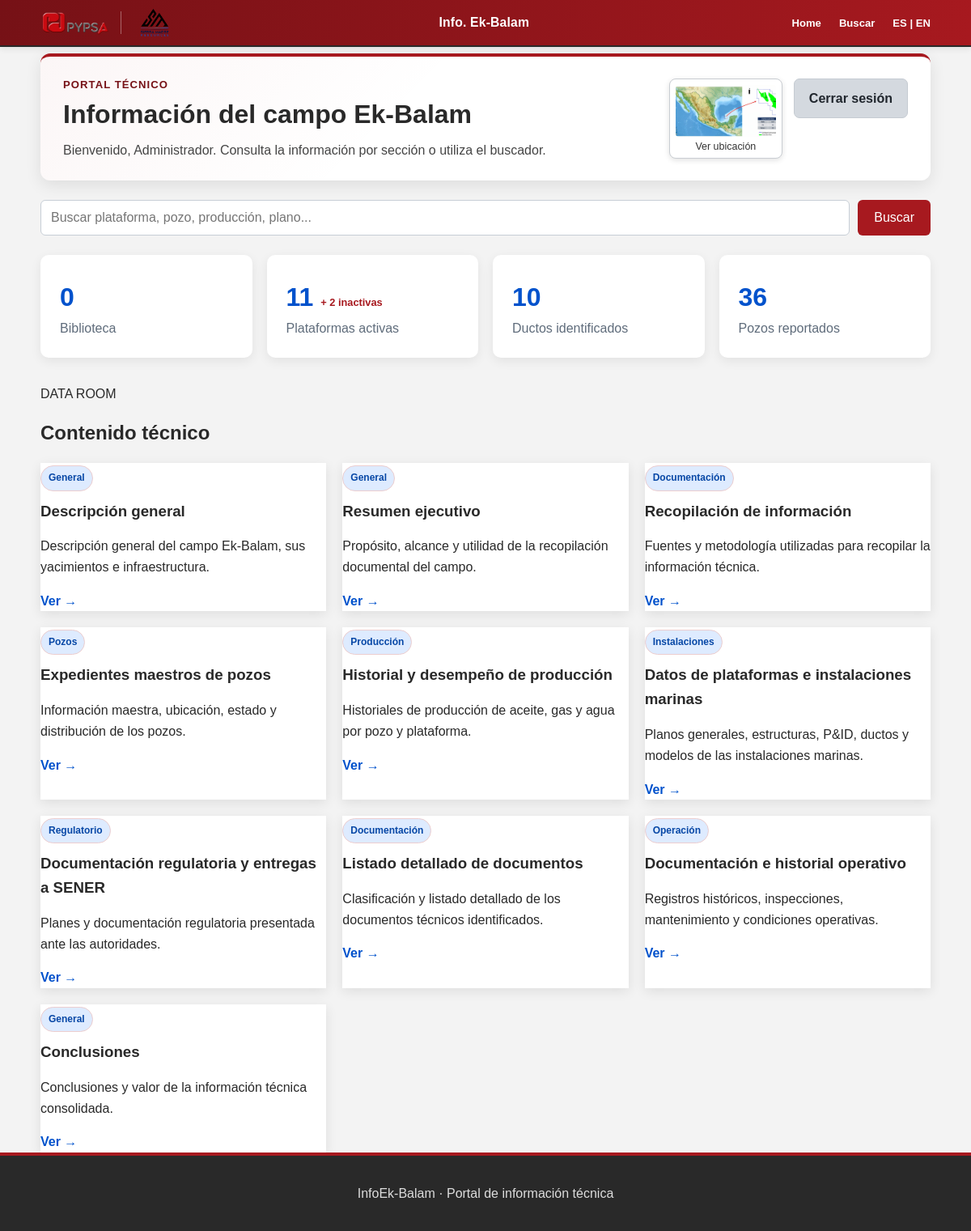
Screenshot of /portal (signed in) with the database file from the repository.
### models.py (models this page shows)
class Usuario(UserMixin, db.Model):
    __tablename__ = "usuarios"
    id = db.Column(
        db.Integer,
        primary_key=True
    )
    username = db.Column(
        db.String(50),
        unique=True,
        nullable=False
    )
    nombre = db.Column(
        db.String(100),
        nullable=False
    )
    password_hash = db.Column(
        db.String(255),
        nullable=False
    )
    activo = db.Column(
        db.Boolean,
        default=True,
        nullable=False
    )

class Contenido(db.Model):
    __tablename__ = "contenidos"
    id = db.Column(
        db.Integer,
        primary_key=True
    )
    slug = db.Column(
        db.String(120),
        unique=True,
        nullable=False
    )
    titulo = db.Column(
        db.String(200),
        nullable=False
    )
    categoria = db.Column(
        db.String(100),
        nullable=False
    )
    resumen = db.Column(
        db.Text,
        nullable=True
    )
    contenido = db.Column(
        db.Text,
        nullable=False
    )
    palabras_clave = db.Column(
        db.Text,
        nullable=True
    )
    orden = db.Column(
        db.Integer,
        default=0,
        nullable=False
    )
    activo = db.Column(
        db.Boolean,
        default=True,
        nullable=False
    )

### app.py (the view, shortened to what this page needs)
@app.route("/portal")
@login_required
def portal():
    contenidos = (
        Contenido.query
        .filter_by(activo=True)
        .order_by(Contenido.orden)
        .all()
    )
    carpeta_biblioteca = os.path.join(app.root_path, "Biblioteca")
    documentos_biblioteca = []
    return render_template(
        "portal.html",
        contenidos=contenidos,
        documentos_biblioteca=documentos_biblioteca,
    )

### app.py (called while the page is built)
@login_manager.user_loader
def cargar_usuario(usuario_id):
    return db.session.get(
        Usuario,
        int(usuario_id)
    )

### templates/portal.html (shortened to what this page needs)
{% extends "base.html" %}
{% block content %}
<section class="portal-bienvenida">
    <div>
        <p class="etiqueta">PORTAL TÉCNICO</p>
        <h2>Información del campo Ek-Balam</h2>
        <p>
            Bienvenido, {{ current_user.nombre }}.
            Consulta la información por sección o utiliza
            el buscador.
        </p>
    </div>
    <div class="acciones-bienvenida">
        <button
            type="button"
            class="miniatura-ubicacion"
            aria-haspopup="dialog"
            aria-controls="modal-ubicacion"
            data-abrir-modal="modal-ubicacion"
        >
            <img
                src="{{ url_for('static', filename='img/Inicio/location.png') }}"
                alt="Ubicación del campo Ek-Balam"
            >
            <span>Ver ubicación</span>
        </button>
        <a
            class="boton-secundario"
            href="{{ url_for('logout') }}"
        >
            Cerrar sesión
        </a>
    </div>
</section>
<section class="buscador-principal">
    <form
        action="{{ url_for('buscar') }}"
        method="GET"
    >
        <input
            type="search"
            id="busqueda"
            name="q"
            placeholder="Buscar plataforma, pozo, producción, plano..."
            required
        >
        <button type="submit">
            Buscar
        </button>
    </form>
</section>
<section class="indicadores">
    <article
        class="indicador indicador-interactivo"
        role="button"
        tabindex="0"
        aria-haspopup="dialog"
        aria-controls="modal-biblioteca"
        data-abrir-modal="modal-biblioteca"
    >
        <span class="indicador-numero">
            {{ documentos_biblioteca|length }}
        </span>
        <span class="indicador-texto">
            Biblioteca
        </span>
    </article>
    <article
        class="indicador indicador-interactivo"
        role="button"
        tabindex="0"
        aria-haspopup="dialog"
        aria-controls="modal-plataformas"
        data-abrir-modal="modal-plataformas"
    >
        <span class="indicador-numero">
            11 <small>+ 2 inactivas</small>
        </span>
        <span class="indicador-texto">
            Plataformas activas
        </span>
    </article>
    <article
        class="indicador indicador-interactivo"
        role="button"
        tabindex="0"
        aria-haspopup="dialog"
        aria-controls="modal-ductos"
        data-abrir-modal="modal-ductos"
    >
        <span class="indicador-numero">
            10
        </span>
        <span class="indicador-texto">
            Ductos identificados
        </span>
    </article>
    <article
        class="indicador indicador-interactivo"
        role="button"
        tabindex="0"
        aria-haspopup="dialog"
        aria-controls="modal-pozos"
        data-abrir-modal="modal-pozos"
    >
        <span class="indicador-numero">
            36
        </span>
        <span class="indicador-texto">
            Pozos reportados
        </span>
    </article>
</section>
        {% set imagenes_pozos = [
            ('01_EK-A.png', 'Plataforma EK-A'),
            ('02_BALAM-TB.png', 'Plataforma Balam-TB'),
            ('03_BALAM-A.png', 'Plataforma Balam-A'),
            ('04_EK-A2.png', 'Plataforma EK-A2'),
            ('05_EK-TA.png', 'Plataforma EK-TA'),
            ('06_BALAM-TE.png', 'Plataforma Balam-TE'),
            ('07_BALAM-TA.png', 'Plataforma Balam-TA'),
            ('08_BALAM-TA2.png', 'Plataforma Balam-TA2'),
            ('09_EK-TB.png', 'Plataforma EK-TB'),
            ('10_BALAM-TD.png', 'Plataforma Balam-TD')
        ] %}
<section class="seccion-contenidos">
    <div class="titulo-seccion">
        <div>
            <p class="etiqueta">DATA ROOM</p>
            <h2>Contenido técnico</h2>
        </div>
    </div>
    <div class="rejilla-contenidos">
        {% for contenido in contenidos %}
            <article class="tarjeta-contenido">
                <span class="categoria">
                    {{ contenido.categoria }}
                </span>
                <h3>
                    {{ contenido.titulo }}
                </h3>
                <p>
                    {{ contenido.resumen }}
                </p>
                <a
                    href="{{ url_for(
                        'ver_contenido',
                        slug=contenido.slug
                    ) }}"
                >
                    Ver →
                </a>
            </article>
        {% endfor %}
    </div>
</section>
{% endblock %}

### templates/base.html (shortened to what this page needs)
<!DOCTYPE html>
<html lang="es">
<head>
    <link
        rel="stylesheet"
        href="{{ url_for('static', filename='css/styles.css') }}"
    >
</head>
<body>
  <header class="encabezado">
    <div class="contenedor encabezado-contenido">
        <div class="grupo-logos">
            <a
                href="https://pypsagroup.com/GasOil.html"
                target="_blank"
                rel="noopener noreferrer"
            >
                <img
                    src="{{ url_for(
                        'static',
                        filename='img/logo_pypsa.png'
                    ) }}"
                    alt="Logo de PYPSA"
                    class="logo logo-pypsa"
                >
            </a>
            <a
                href="https://sierramadreog.com/es/"
                target="_blank"
                rel="noopener noreferrer"
            >
                <img
                    src="{{ url_for(
                        'static',
                        filename='img/logo_sierramadre.png'
                    ) }}"
                    alt="Logo de Sierra Madre Resources"
                    class="logo logo-sierramadre"
                >
            </a>
        </div>
        <a
            href="{{ url_for('inicio') }}"
            class="nombre-portal"
        >
            Info. Ek-Balam
        </a>
    <nav class="navegacion-principal">
        <a href="{{ url_for('portal') }}">
            Home
        </a>
        <a href="#">
            Buscar
        </a>
        <a href="#">
            ES | EN
        </a>
    </nav>
        </div>
    </header>
    <main class="contenedor contenido-principal">
        {% block content %}
        {% endblock %}
    </main>
    <footer class="pie-pagina">
        <div class="contenedor">
            <p>
                InfoEk-Balam · Portal de información técnica
            </p>
        </div>
    </footer>
</body>
</html>

### rows the page displays
Usuario: nombre "Administrador"
Contenido: categoria "General", titulo "Descripción general", resumen "Descripción general del campo Ek-Balam, sus yacimientos e infraestructura."
Contenido: categoria "General", titulo "Resumen ejecutivo", resumen "Propósito, alcance y utilidad de la recopilación documental del campo."
Contenido: categoria "Documentación", titulo "Recopilación de información", resumen "Fuentes y metodología utilizadas para recopilar la información técnica."
Contenido: categoria "Pozos", titulo "Expedientes maestros de pozos", resumen "Información maestra, ubicación, estado y distribución de los pozos."
Contenido: categoria "Producción", titulo "Historial y desempeño de producción", resumen "Historiales de producción de aceite, gas y agua por pozo y plataforma."
Contenido: categoria "Instalaciones", titulo "Datos de plataformas e instalaciones marinas", resumen "Planos generales, estructuras, P&ID, ductos y modelos de las instalaciones marinas."
Contenido: categoria "Regulatorio", titulo "Documentación regulatoria y entregas a SENER", resumen "Planes y documentación regulatoria presentada ante las autoridades."
Contenido: categoria "Documentación", titulo "Listado detallado de documentos", resumen "Clasificación y listado detallado de los documentos técnicos identificados."
Contenido: categoria "Operación", titulo "Documentación e historial operativo", resumen "Registros históricos, inspecciones, mantenimiento y condiciones operativas."
Contenido: categoria "General", titulo "Conclusiones", resumen "Conclusiones y valor de la información técnica consolidada."

### other values shown
{{ documentos_biblioteca|length }} "0"
